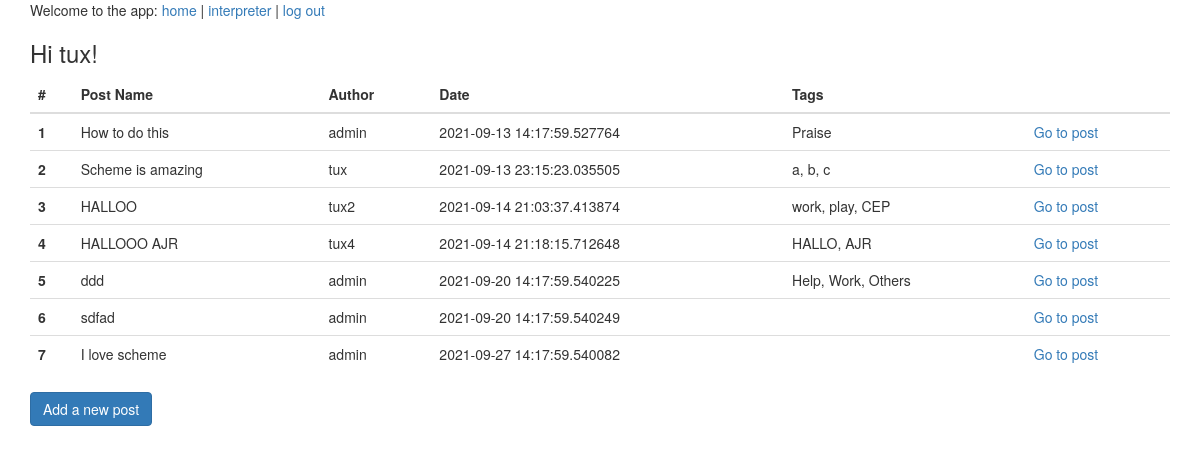
Screenshot of /mainpage (signed in) with the database file from the repository.
### schemeinterp/models.py (models this page shows, shortened)
class User(db.Model, UserMixin):
    id = db.Column(db.Integer, primary_key=True)
    username = db.Column(db.String(50), unique=True)
    password = db.Column(db.String(256))
    email = db.Column(db.String(120), index=True, unique=True)
    date_created = db.Column(db.DateTime, default=datetime.now())
    posts = db.relationship(
        "Post", backref="user", lazy="joined"
    )  # ONE TO MANY relship for post
    replies = db.relationship("Reply", backref="user", lazy="joined")
    tags = db.relationship(
        "Tag", backref="user", lazy="joined"
    )  # ONE TO MANY relship for tags

class Post(db.Model):
    id = db.Column(db.Integer, primary_key=True)
    name = db.Column(db.String(256))
    description = db.Column(db.String(256))
    tdate = db.Column(db.DateTime)
    user_id = db.Column(db.Integer, db.ForeignKey("user.id"))
    tags = db.relationship("Tag", backref="posts", lazy=True)
    replies = db.relationship("Reply", backref="reply", lazy=True)

class Tag(db.Model):
    id = db.Column(db.Integer, primary_key=True)
    name = db.Column(db.String(256))
    user_id = db.Column(db.Integer, db.ForeignKey("user.id"))  # links to user
    post_id = db.Column(db.Integer, db.ForeignKey("post.id"))

### schemeinterp/views.py (the view)
@app.route("/mainpage")
@login_required
def index():
    posts = Post.query.order_by(Post.tdate).all()
    users = []
    for i in range(len(posts)):
        users.append(User.query.filter_by(id=posts[i].user_id).first().username)
    return render_template("mainpage.html", tasks=posts, users=users)

### schemeinterp/models.py (called while the page is built)
@login.user_loader
def load_user(user_id):
    return User.query.get(int(user_id))

### schemeinterp/templates/mainpage.html
{% extends "template.html" %}
{% block content %}
<div class="container">
  {% if current_user.is_authenticated %}
    <h3>Hi {{ current_user.username }}!</h3>
  {% endif %}
  <table class="table">
  <thead>
    <tr>
      <th scope="col">#</th>
      <th scope="col">Post Name</th>
      <th scope="col">Author</th>
      <th scope="col">Date</th>
      <th scope="col">Tags</th>
      <th scope="col"></th>
    </tr>
  </thead>
  <tbody>
    {% for task in range(tasks|length) %}
    <tr>
      <th scope="row">{{loop.index}}</th>
      <td>{{tasks[task].name}}</td>
      <td>{{users[task]}}</td>
      <td>{{tasks[task].tdate}}</td>
      <td>{% for tag in tasks[task].tags %}
            {% if loop.index != loop.length %}
              {{tag.name}},
            {% else %}
              {{tag.name}}
            {% endif %}
          {% endfor %}
      </td>
      <td><a href="/postpage/{{tasks[task].id}}">Go to post</a></td>
    </tr>
    {% endfor %}
  </tbody>
</table>
  <form action="{{url_for("wtform")}}">
  <input type="Submit" value="Add a new post" class="btn btn-primary" >
  </form>
</div>
{% endblock %}

### rows the page displays
User: username "tux", username "tux"
Post: name "How to do this", tdate "2021-09-13 14:17:59.527764"
User: username "admin" "admin" "admin" "admin"
Tag: name "Praise"
Post: name "Scheme is amazing", tdate "2021-09-13 23:15:23.035505"
Tag: name "a"
Tag: name "b"
Tag: name "c"
Post: name "HALLOO", tdate "2021-09-14 21:03:37.413874"
User: username "tux2"
Tag: name "work"
Tag: name "play"
Tag: name "CEP"
Post: name "HALLOOO AJR", tdate "2021-09-14 21:18:15.712648"
User: username "tux4"
Tag: name "HALLO"
Tag: name "AJR"
Post: name "ddd", tdate "2021-09-20 14:17:59.540225"
Tag: name "Help"
Tag: name "Work"
Tag: name "Others"
Post: name "sdfad", tdate "2021-09-20 14:17:59.540249"
Post: name "I love scheme", tdate "2021-09-27 14:17:59.540082"
